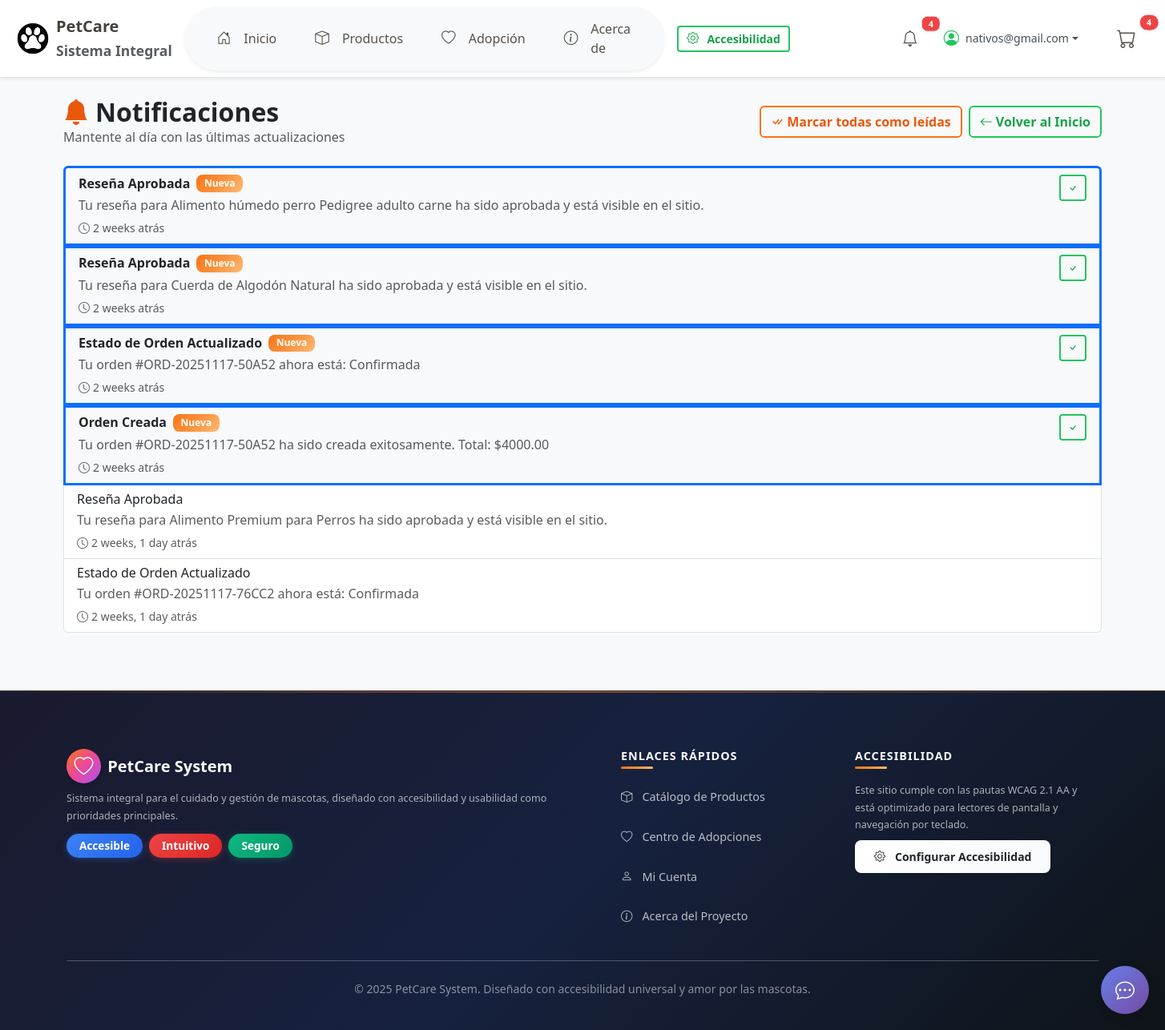
Before: /accounts/notificaciones/ (signed in) with the older database file.
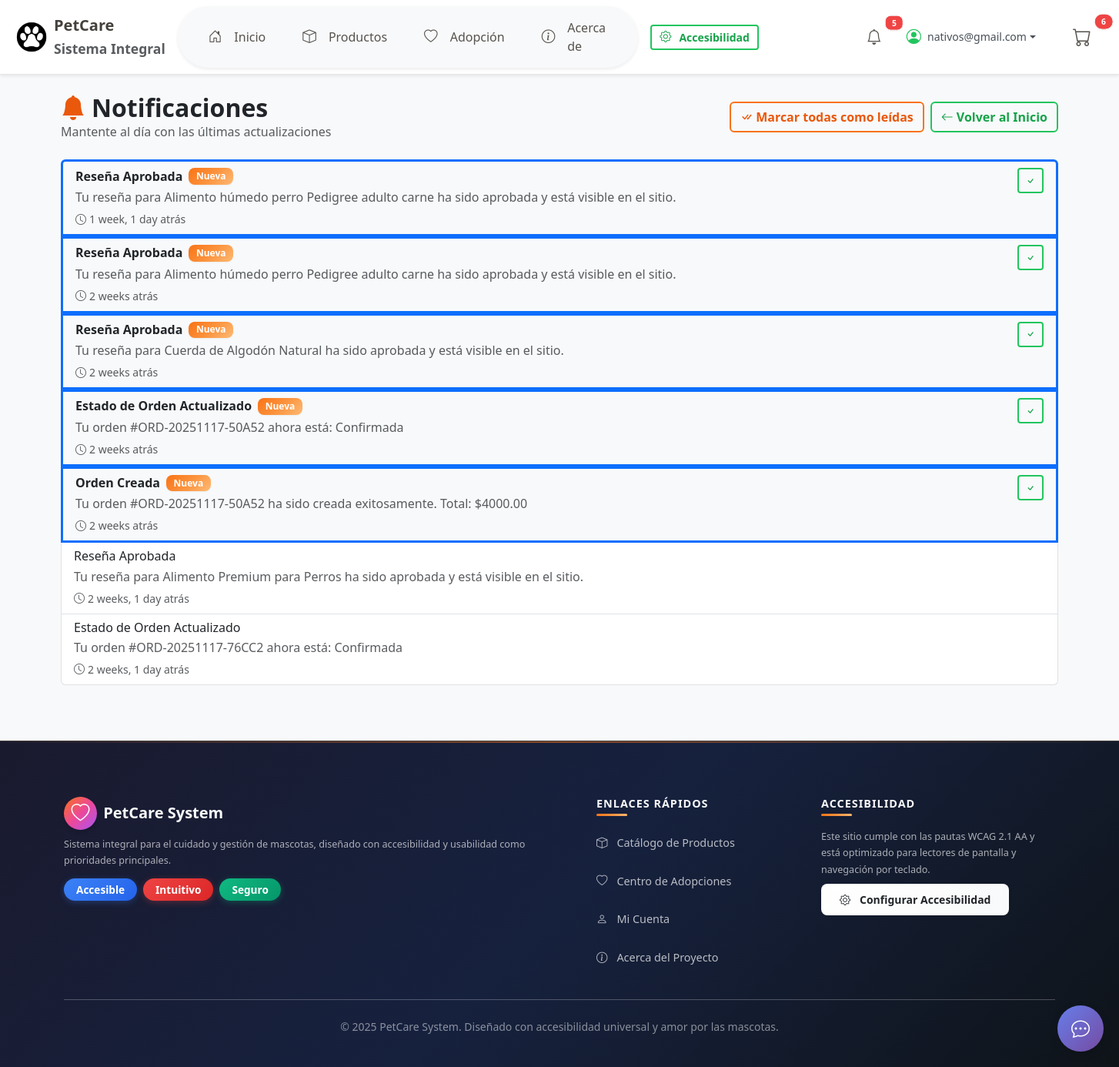
After: the same page with the newer database file.
### accounts/models.py (models this page shows, shortened)
class Notification(models.Model):
    user = models.ForeignKey(
        User,
        on_delete=models.CASCADE,
        related_name='notifications',
        verbose_name="Usuario"
    )
    title = models.CharField("Título", max_length=200)
    message = models.TextField("Mensaje", max_length=500)
    type = models.CharField(
        "Tipo",
        max_length=50,
        choices=NotificationType.choices,
        default=NotificationType.GENERAL
    )
    is_read = models.BooleanField("Leída", default=False)
    created_at = models.DateTimeField("Fecha de Creación", auto_now_add=True)
    class Meta:
        ordering = ['-created_at']
        verbose_name = "Notificación"
        verbose_name_plural = "Notificaciones"

### accounts/views.py (the view)
# urls.py: path("notificaciones/", views.notifications_list, name="notifications"),
@login_required
def notifications_list(request):
    from django.db.utils import OperationalError
    try:
        from .models import Notification
        notifications = Notification.objects.filter(user=request.user)
        unread_count = notifications.filter(is_read=False).count()
    except OperationalError:
        notifications = []
        unread_count = 0
    context = {
        'notifications': notifications,
        'unread_count': unread_count,
    }
    return render(request, 'accounts/notifications.html', context)

### accounts/templatetags/accounts_tags.py (called while the page is built)
@register.simple_tag
def get_unread_notifications_count(user):
    if not user or not user.is_authenticated:
        return 0
    try:
        from accounts.models import Notification
        return Notification.objects.filter(user=user, is_read=False).count()
    except Exception:
        return 0

### cart/models.py (called while the page is built)
    @property
    def total_items(self):
        return sum(item.quantity for item in self.items.all()) #

### cart/templatetags/cart_tags.py (called while the page is built)
@register.simple_tag(takes_context=True)
def get_cart(context):
    request = context['request']
    return get_or_create_cart(request)

@register.filter
def cart_item_count(cart):
    if cart:
        return cart.total_items #
    return 0

### cart/utils.py (called while the page is built)
def get_or_create_cart(request):
    if request.user.is_authenticated:
        cart, created = Cart.objects.get_or_create(user=request.user, session_key=None) #
    else:
        session_key = request.session.session_key
        if not session_key:
            request.session.create() #
            session_key = request.session.session_key
        cart, created = Cart.objects.get_or_create(session_key=session_key, user=None) #
    return cart

### templates/accounts/notifications.html (shortened to what this page needs)
{% extends "base.html" %}
{% load static %}
{% load humanize %}
{% load i18n %}
{% block content %}
<div class="d-flex justify-content-between align-items-center mb-4">
  <div>
    <h2 class="fw-bold m-0">
      <i class="bi bi-bell-fill text-primary me-2"></i>{% trans "Notificaciones" %}
    </h2>
    <p class="text-muted m-0">
      {% trans "Mantente al día con las últimas actualizaciones" %}
    </p>
  </div>
  <div class="d-flex gap-2">
    {% if unread_count > 0 %}
      <form method="post" action="{% url 'accounts:mark_all_notifications_read' %}" class="d-inline">
        <button type="submit" class="btn btn-outline-primary">
          <i class="bi bi-check-all me-1"></i>{% trans "Marcar todas como leídas" %}
        </button>
      </form>
    {% endif %}
    <a href="{% url 'home' %}" class="btn btn-outline-secondary">
      <i class="bi bi-arrow-left me-1"></i>{% trans "Volver al Inicio" %}
    </a>
  </div>
</div>
{% if notifications %}
  <div class="list-group">
    {% for notification in notifications %}
      <div class="list-group-item {% if not notification.is_read %}bg-light border-start border-primary border-3{% endif %}">
        <div class="d-flex justify-content-between align-items-start">
          <div class="flex-grow-1">
            <div class="d-flex align-items-center gap-2 mb-1">
              <h6 class="mb-0 {% if not notification.is_read %}fw-bold{% endif %}">
                {{ notification.title }}
              </h6>
              {% if not notification.is_read %}
                <span class="badge bg-primary">{% trans "Nueva" %}</span>
              {% endif %}
            </div>
            <p class="mb-1 text-muted">{{ notification.message }}</p>
            <small class="text-muted">
              <i class="bi bi-clock me-1"></i>{{ notification.created_at|timesince }} {% trans "atrás" %}
            </small>
          </div>
          {% if not notification.is_read %}
            <form method="post" action="{% url 'accounts:mark_notification_read' notification.id %}" class="ms-2">
              <button type="submit" class="btn btn-sm btn-outline-secondary" title="{% trans 'Marcar como leída' %}">
                <i class="bi bi-check"></i>
              </button>
            </form>
          {% endif %}
        </div>
      </div>
    {% endfor %}
  </div>
{% endif %}
{% endblock %}

### templates/base.html (shortened to what the changed rows need)
{% load static %}
{% load i18n %}
{% load cart_tags %}
{% load accounts_tags %}
<!DOCTYPE html>
<html lang="{{ request.LANGUAGE_CODE }}">
<head>
    <link href="https://cdn.jsdelivr.net/npm/bootstrap@5.3.3/dist/css/bootstrap.min.css" rel="stylesheet" />
    <link href="https://cdn.jsdelivr.net/npm/bootstrap-icons@1.11.3/font/bootstrap-icons.css" rel="stylesheet" />
    <link rel="stylesheet" href="{% static 'css/colors.css' %}" />
    <link rel="stylesheet" href="{% static 'css/bootstrap-overrides.css' %}" />
    <link rel="stylesheet" href="{% static 'css/style.css' %}" />
    <link rel="stylesheet" href="{% static 'css/accessibility.css' %}" />
    <link rel="stylesheet" href="{% static 'css/base.css' %}" />
    {% if OPENAI_ENABLED %}
    <link rel="stylesheet" href="{% static 'css/chatbot.css' %}" />
    {% endif %}
</head>
<body class="bg-light">
    {% get_cart as current_cart %}
    <nav class="navbar navbar-expand-lg bg-white shadow-sm p-2 d-none d-lg-block"
        style="position: relative; z-index: 1030;">
        <div class="container-fluid" style="position: relative;">
            <div class="d-flex align-items-center gap-2 ms-3">
                {% if request.user.is_authenticated %}
                {% get_unread_notifications_count request.user as unread_count %}
                <a class="nav-link position-relative me-2" href="{% url 'accounts:notifications' %}"
                    aria-label="{% trans 'Ver notificaciones' %}">
                    <i class="bi bi-bell fs-5" aria-hidden="true"></i>
                    {% if unread_count > 0 %}
                    <span class="position-absolute top-0 start-100 translate-middle badge r
                            ounded-pill bg-danger border border-light" style="font-size: 0.65em;">
                        {{ unread_count }}
                    </span>
                    {% endif %}
                </a>
                                {% get_unread_notifications_count request.user as unread_count %}
                {% endif %}
                <a class="nav-link position-relative ms-2" href="{% url 'cart:cart_detail' %}"
                    aria-label="{% trans 'Ver carrito de compras' %}">
                    <i class="bi bi-cart fs-4" aria-hidden="true"></i>
                    {% with item_count=current_cart|cart_item_count %}
                    {% if item_count > 0 %}
                    <span
                        class="position-absolute top-0 start-100 translate-middle badge rounded-pill bg-danger border border-light"
                        style="font-size: 0.65em;">
                        {{ item_count }}
                    </span>
                    {% endif %}
                    {% endwith %}
                </a>
            </div>
        </div>
    </nav>
                            {% get_current_language as LANGUAGE_CODE %}
                            {% get_available_languages as LANGUAGES %}
                            {% get_language_info_list for LANGUAGES as languages %}
    <main class="container py-4">
        {% block content %}{% endblock %}
    </main>
                {% now "Y" as current_year %}
</body>
</html>

Changed rows visible on the page:
added Notification: title "Reseña Aprobada", message "Tu reseña para Alimento húmedo perro Pedigree adulto carne ha sido aprobada y está visible en el sitio.", created_at "1 week, 1 day", is_read False (drawn)
Other visible differences:
{{ unread_count }}: "4" → "5"
{{ item_count }}: "4" → "6"
